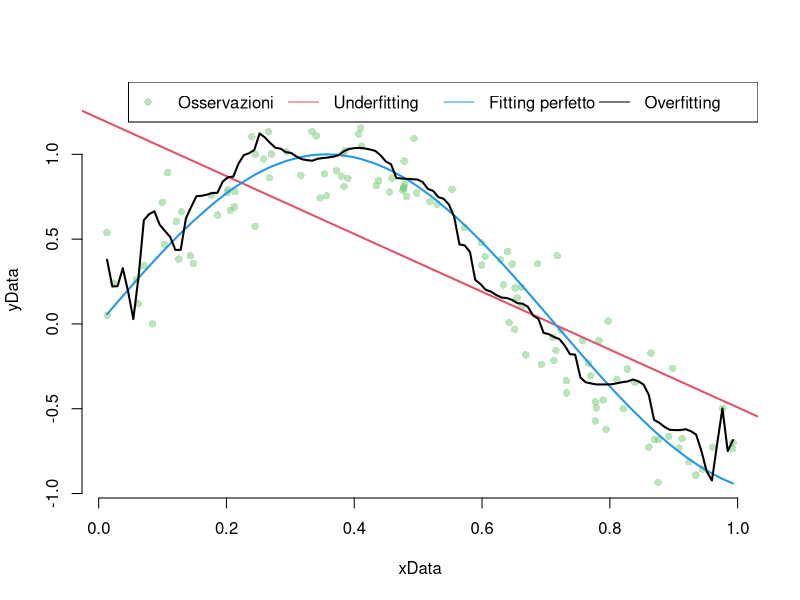

Source code (R):
## ---- chunk 1
set.seed(1) # Per motivi di ripoducibilità

nPoints = 120

xData = sort(runif(nPoints)) # Definizione dei punti sulla asse delle ascisse
WhiteNoise = rnorm(nPoints)  # White noise per aggiungere una componente di aleatorietà alle ordinate
yData = sin( 1.4 * pi * xData) + 0.2*WhiteNoise # Definizione dei punti sulle ordinate 

PerfectFit = sin( 1.4 * pi * xData) # Curva senza noise



RegressioneLineare = lm(yData ~ xData)

ColoreLinea = 2
ColorePunti = rgb(red = 110, green = 200, blue = 110, alpha = 120, maxColorValue = 255)
plot(xData,yData,
  frame.plot = FALSE,
  pch = 16,
  col = ColorePunti)



Overfitted = lm(yData ~ poly(xData, 25))



xSeq <- seq(min(xData), max(xData), length = length(xData))            # Griglia di predizione
ySeqDat <- predict.lm(Overfitted, newdata = list(x = xSeq))  # Valori predetti dal modello polinomiale





abline(RegressioneLineare, lwd = 2, col = 2)        # Modello lineare (Underfitting)
lines(x = xData, y = PerfectFit, col = 4, lwd = 2)  # La curva senza noise (Perfect Fit)
lines(xSeq, ySeqDat, col = "black",lwd = 2)         # Curva polinomiale di 25esimo grado (Overfitting)


legend("topright", cex =1, legend= c("Osservazioni","Underfitting","Fitting perfetto","Overfitting"),pch = c(16,NA,NA,NA), lty=c(NA,1,1,1), col=c(ColorePunti,ColoreLinea,4,"black"), horiz=T)

